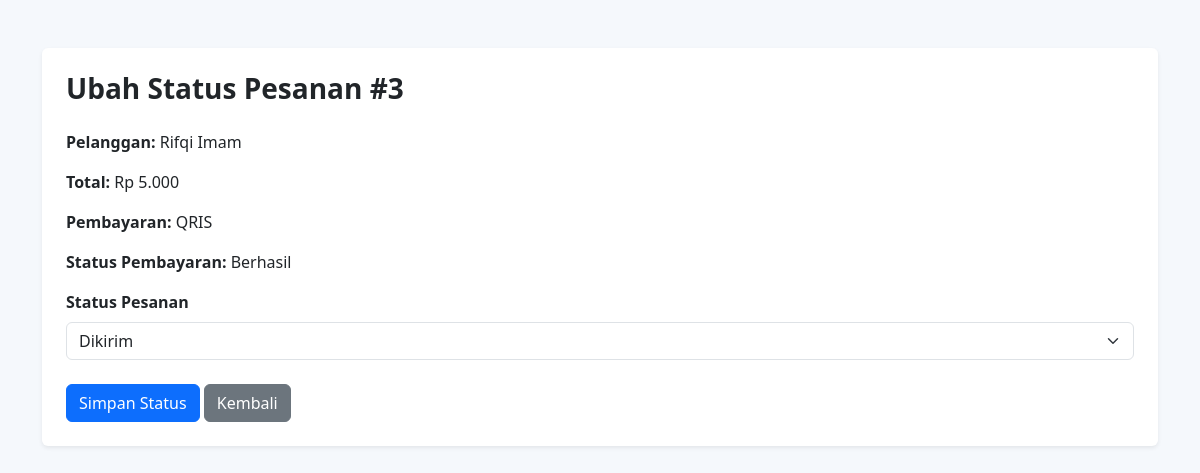
/order_edit.php?id=3 (signed in), run on the app's committed database.
### tables this page shows
CREATE TABLE `orders` (
  `id` int(11) NOT NULL,
  `user_id` int(11) NOT NULL,
  `total` decimal(12,2) NOT NULL,
  `address` text NOT NULL,
  `phone` varchar(30) NOT NULL,
  `payment` enum('QRIS','Transfer Bank','COD') NOT NULL,
  `payment_proof` varchar(255) DEFAULT NULL,
  `status` enum('Menunggu','Diproses','Dikirim','Selesai','Dibatalkan') NOT NULL DEFAULT 'Menunggu',
  `created_at` timestamp NOT NULL DEFAULT current_timestamp(),
  `payment_status` enum('Menunggu Pembayaran','Diproses','Berhasil','Gagal') NOT NULL DEFAULT 'Menunggu Pembayaran'
);

CREATE TABLE `users` (
  `id` int(11) NOT NULL,
  `name` varchar(100) NOT NULL,
  `email` varchar(150) NOT NULL,
  `password` varchar(255) NOT NULL,
  `role` enum('customer','admin') NOT NULL DEFAULT 'customer',
  `created_at` timestamp NOT NULL DEFAULT current_timestamp()
);

### order_edit.php (the view, shortened to what this page needs)
<?php
require_once __DIR__ . "/../config/database.php";
$id = isset($_GET['id']) ? (int) $_GET['id'] : 0;
$stmt = $pdo->prepare("
    SELECT
        orders.*,
        users.name
    FROM orders
    INNER JOIN users ON users.id = orders.user_id
    WHERE orders.id = ?
");
$stmt->execute([$id]);
$order = $stmt->fetch(PDO::FETCH_ASSOC);
$statuses = [
    "Menunggu",
    "Diproses",
    "Dikirim",
    "Selesai",
    "Dibatalkan"
];
?>
<!DOCTYPE html>
<html lang="id">
<head>
    <link href="https://cdn.jsdelivr.net/npm/bootstrap@5.3.3/dist/css/bootstrap.min.css" rel="stylesheet">
</head>
<body style="background:#f5f8fc;">
<div class="container py-5">
    <div class="card border-0 shadow-sm">
        <div class="card-body p-4">
            <h3 class="fw-bold mb-4">
                Ubah Status Pesanan #<?= $order['id'] ?>
            </h3>
            <p>
                <strong>Pelanggan:</strong>
                <?= htmlspecialchars($order['name']) ?>
            </p>
            <p>
                <strong>Total:</strong>
                Rp <?= number_format($order['total'], 0, ',', '.') ?>
            </p>
            <p>
                <strong>Pembayaran:</strong>
                <?= htmlspecialchars($order['payment']) ?>
            </p>
            <p>
                <strong>Status Pembayaran:</strong>
                <?= htmlspecialchars($order['payment_status']) ?>
            </p>
            <form method="post">
                <label class="form-label fw-bold">
                    Status Pesanan
                </label>
                <select name="status" class="form-select mb-4">
                    <?php foreach ($statuses as $status): ?>
                        <option
                            value="<?= $status ?>"
                            <?= $order['status'] === $status ? 'selected' : '' ?>
                        >
                            <?= $status ?>
                        </option>
                    <?php endforeach; ?>
                </select>
                <button class="btn btn-primary">
                    Simpan Status
                </button>
                <a href="index.php" class="btn btn-secondary">
                    Kembali
                </a>
            </form>
        </div>
    </div>
</div>
</body>
</html>

### data on the page
orders: id "3", user.name "Rifqi Imam", total "5.000", payment "QRIS", payment_status "Berhasil", status "Dikirim"
